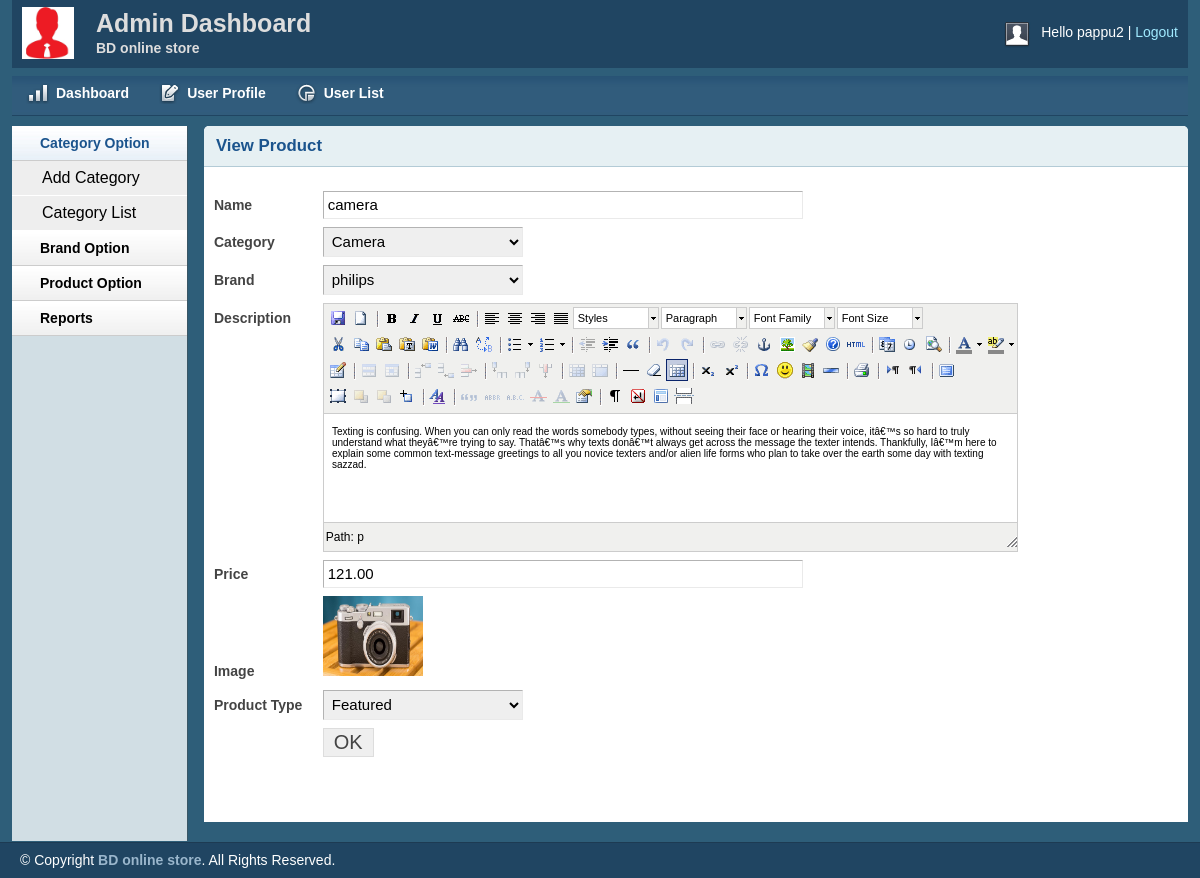
The app's page /admin/productview.php?viewproid=3 (signed in) with its own data.
### tables this page shows
CREATE TABLE `tbl_product` (
  `productid` int(11) NOT NULL,
  `productname` varchar(255) NOT NULL,
  `catid` int(11) NOT NULL,
  `brandid` int(11) NOT NULL,
  `body` text NOT NULL,
  `price` float(10,2) NOT NULL,
  `image` varchar(255) NOT NULL,
  `type` tinyint(4) NOT NULL DEFAULT '0',
  `userid` int(11) NOT NULL
);

CREATE TABLE `tbl_category` (
  `catid` int(11) NOT NULL,
  `catname` varchar(255) NOT NULL
);

CREATE TABLE `tbl_brand` (
  `brandid` int(11) NOT NULL,
  `brandname` varchar(255) NOT NULL
);

### lib/Database.php (called while the page is built, shortened)
<?php
Class Database {
    public $host = DB_HOST;
    public $user = DB_USER;
    public $pass = DB_PASS;
    public $dbname = DB_NAME;
    public $link;
    private function connectDB() {
        $this->link = new mysqli($this->host, $this->user, $this->pass, $this->dbname);
    }
    public function select($query) {
        $result = $this->link->query($query) or die($this->link->error . __LINE__);
        if ($result->num_rows > 0) {
            return $result;
        } else {
            return false;
        }
    }
}

### classes/Product.php (called while the page is built, shortened)
<?php
$filepath = realpath(dirname(__FILE__));
include_once ($filepath . "/../lib/Database.php");
?>
<?php
class Product {
    private $db;
    public function __construct() {
        $this->db = new Database();
    }
    public function getProductById($id) {
        $query = "select * from tbl_product where productid = '$id'";
        $result = $this->db->select($query);
        return $result;
    }
}

### classes/Category.php (called while the page is built, shortened)
<?php
$filepath = realpath(dirname(__FILE__));
include_once ($filepath . "/../lib/Database.php");
?>
<?php
class Category {
    private $db;
    public function __construct() {
        $this->db = new Database();
    }
    public function getAllCat() {
        $query = "select * from tbl_category order by catid desc";
        $result = $this->db->select($query);
        return $result;
    }
}

### classes/Brand.php (called while the page is built, shortened)
<?php
$filepath = realpath(dirname(__FILE__));
include_once ($filepath."/../lib/Database.php");
?>
<?php
class Brand {
    private $db;
    public function __construct() {
        $this->db = new Database();
    }
    public function getAllBrand() {
        $query = "select * from tbl_brand order by brandid desc";
        $result = $this->db->select($query);
        return $result;
    }
}

### admin/productview.php (the view, shortened to what this page needs)
<?php include 'inc/header.php'; ?>
<?php include 'inc/sidebar.php'; ?>
<?php include '../classes/Product.php'; ?>
<?php include '../classes/Category.php'; ?>
<?php include '../classes/Brand.php'; ?>
<?php
if (!isset($_GET['viewproid']) || $_GET['viewproid'] == NULL) {
    echo "<script>window.location = 'productlist.php';</script>";
} else {
    $id = preg_replace('/[^-a-zA-Z0-9]/', '', $_GET['viewproid']);
}
$pd = new Product();
?>
<div class="grid_10">
    <div class="box round first grid">
        <h2>View Product</h2>
        <div class="block">
            <?php
            $getproduct = $pd->getProductById($id);
            if ($getproduct) {
                while ($value = $getproduct->fetch_assoc()) {
                    ?>
                    <form action="" method="post" enctype="multipart/form-data">
                        <table class="form">
                            <tr>
                                <td>
                                    <label>Name</label>
                                </td>
                                <td>
                                    <input type="text" readonly value="<?php echo $value['productname']; ?>" class="medium" />
                                </td>
                            </tr>
                            <tr>
                                <td>
                                    <label>Category</label>
                                </td>
                                <td>
                                    <select id="select">
                                        <?php
                                        $cat = new Category();
                                        $getcat = $cat->getAllCat();
                                        if ($getcat) {
                                            while ($result = $getcat->fetch_assoc()) {
                                                ?>
                                                <option
                                                <?php if ($value['catid'] == $result['catid']) { ?>
                                                        selected="selected"
                                                    <?php } ?>
                                                    value="<?php echo $result['catid']; ?>"><?php echo $result['catname']; ?>
                                                </option>
                                                <?php
                                            }
                                        }
                                        ?>
                                    </select>
                                </td>
                            </tr>
                            <tr>
                                <td>
                                    <label>Brand</label>
                                </td>
                                <td>
                                    <select id="select">
                                        <?php
                                        $brand = new Brand();
                                        $getbrand = $brand->getAllBrand();
                                        if ($getbrand) {
                                            while ($result = $getbrand->fetch_assoc()) {
                                                ?>
                                                <option
                                                <?php if ($value['brandid'] == $result['brandid']) { ?>
                                                        selected="selected"
                                                    <?php } ?>
                                                    value="<?php echo $result['brandid']; ?>"><?php echo $result['brandname']; ?>
                                                </option>
                                                <?php
                                            }
                                        }
                                        ?>
                                    </select>
                                </td>
                            </tr>
                            <tr>
                                <td style="vertical-align: top; padding-top: 9px;">
                                    <label>Description</label>
                                </td>
                                <td>
                                </td>
                            </tr>
                            <tr>
                                <td>
                                    <label>Price</label>
                                </td>
                                <td>
                                    <input type="text" readonly value="<?php echo $value['price']; ?>" class="medium" />
                                </td>
                            </tr>
                            <tr>
                                <td>
                                    <label> Image</label>
                                </td>
                                <td>
                                    <img src="<?php echo $value['image']; ?>" height="80px" width="100px"/><br/>
                                </td>
                            </tr>
                            <tr>
                                <td>
                                    <label>Product Type</label>
                                </td>
                                <td>
                                    <select id="select" name="type">
                                        <?php if ($value['type'] == 0) { ?>
                                            <option selected="selected"value="0">Featured</option>
                                        <?php } else { ?>
                                            <option selected="selected"value="1">General</option>
                                            <option value="0">General</option>
                                        <?php } ?>
                                    </select>
                                </td>
                            </tr>
                            <tr>
                                <td></td>
                                <td>
                                    <input type="submit" name="submit" Value="OK" />
                                </td>
                            </tr>
                        </table>
                    </form>
                    <?php
                }
            }
            ?>
        </div>
    </div>
</div>
<?php include 'inc/footer.php'; ?>

### admin/css/layout.css (style rules this page uses)
body { background: #fff none repeat scroll 0 0; color: #444; font-size: 14px; padding: 0; }
h1, h2, h3, h4, h5, h6 { line-height:1.2em; margin-bottom:.3em; }
h2 { margin-top:1em; }
.box { background:#fff; margin-bottom:20px; padding:10px 10px 10px 10px; margin-left:-8px; }
.box.grid { padding-bottom:40px; }
.box.round { -moz-border-radius: 5px 5px 0px 0px; -webkit-border-radius: 5px 5px 0px 0px; border-radius: 5px 5px 0px 0px; }
.box h2 { font-size:1.2em; font-weight:bold; color:#1B548D; background:#E6F0F3; margin:-10px -10px 0 -10px; padding:10px 12px; border-bottom:1px solid #B3CBD6; -moz-border-radius: 5px 5px 0px 0px; -webkit-border-radius: 5px 5px 0px 0px; border-radius: 5px 5px 0px 0px; }
.box.first { min-height: 406px; }
.block { padding-top:20px; }
table.form { width:100%; }
table.form td { padding:4px 0px; }
table.form label { font-weight:bold; }
table.form input, table.form select { font-size: 15px; padding: 4px 4px 5px 4px; border-top: 1px solid #b3b3b3; border-left: 1px solid #b3b3b3; border-right: 1px solid #eaeaea; border-bottom: 1px solid #eaeaea; }
table.form input[type="submit"] { border: 1px solid #ddd; color: #444; cursor: pointer; font-size: 20px; padding: 2px 10px; }
input.medium { width: 55%; }
.block { padding-bottom:1px; }
table.form select { width:200px; }

### admin/js/tiny-mce/themes/advanced/skins/default/content.css (style rules this page uses)
body, td, pre { color:#000; font-family:Verdana, Arial, Helvetica, sans-serif; font-size:10px; margin:8px; }
body { background:#FFF; }
h2 { font-size: 1.5em }
img { border:0; }
table, img, hr, .mceItemAnchor { cursor:default }
table td, table th { cursor:text }

### records on screen
tbl_product: productname "camera", catid.catname "Camera", brandid.brandname "philips", price "121.00", image (picture), type "Featured"

### other values on screen
Session::get('adminname') "pappu2"
